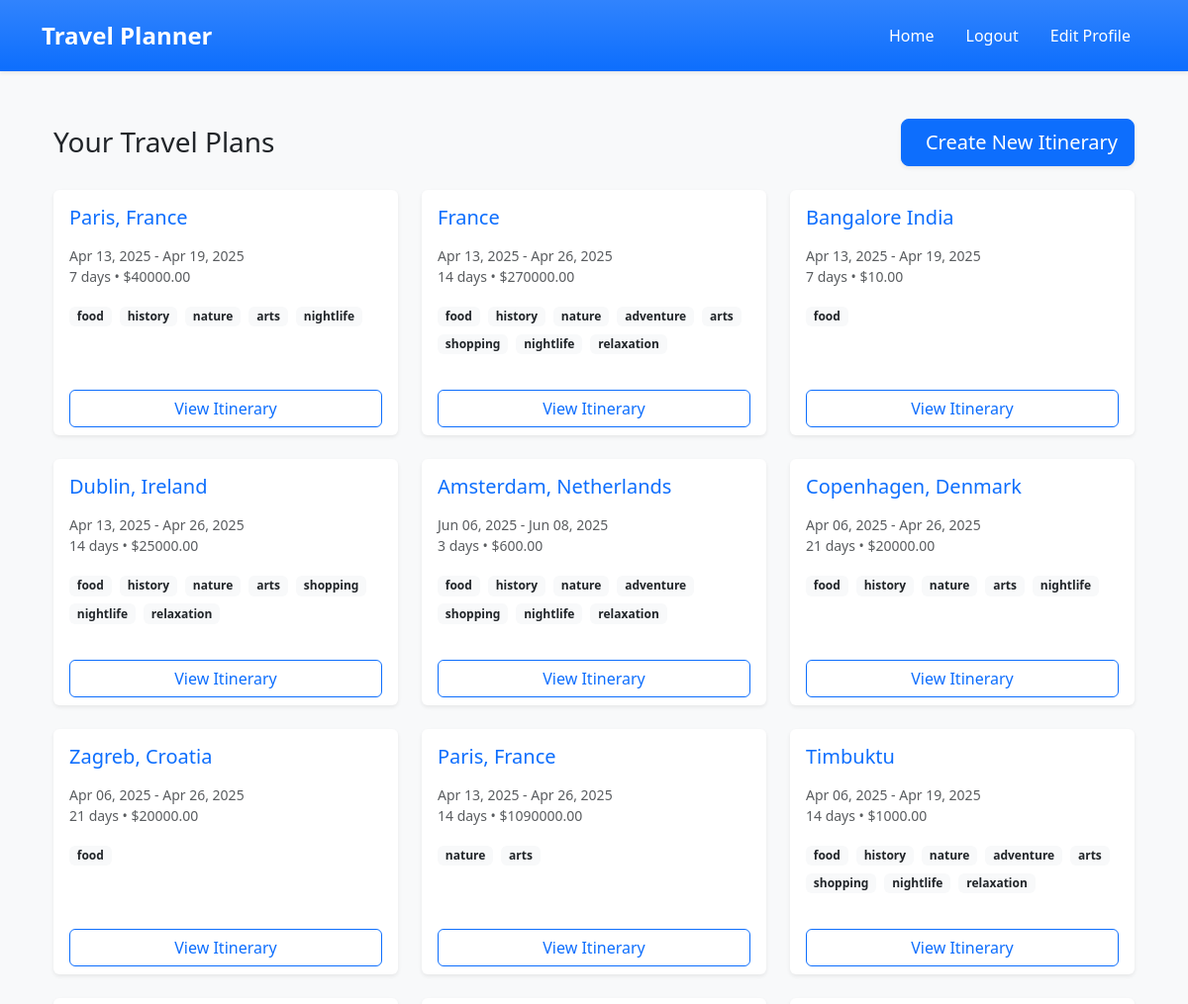
Before: /home/ (signed in, upper part) with the older database file.
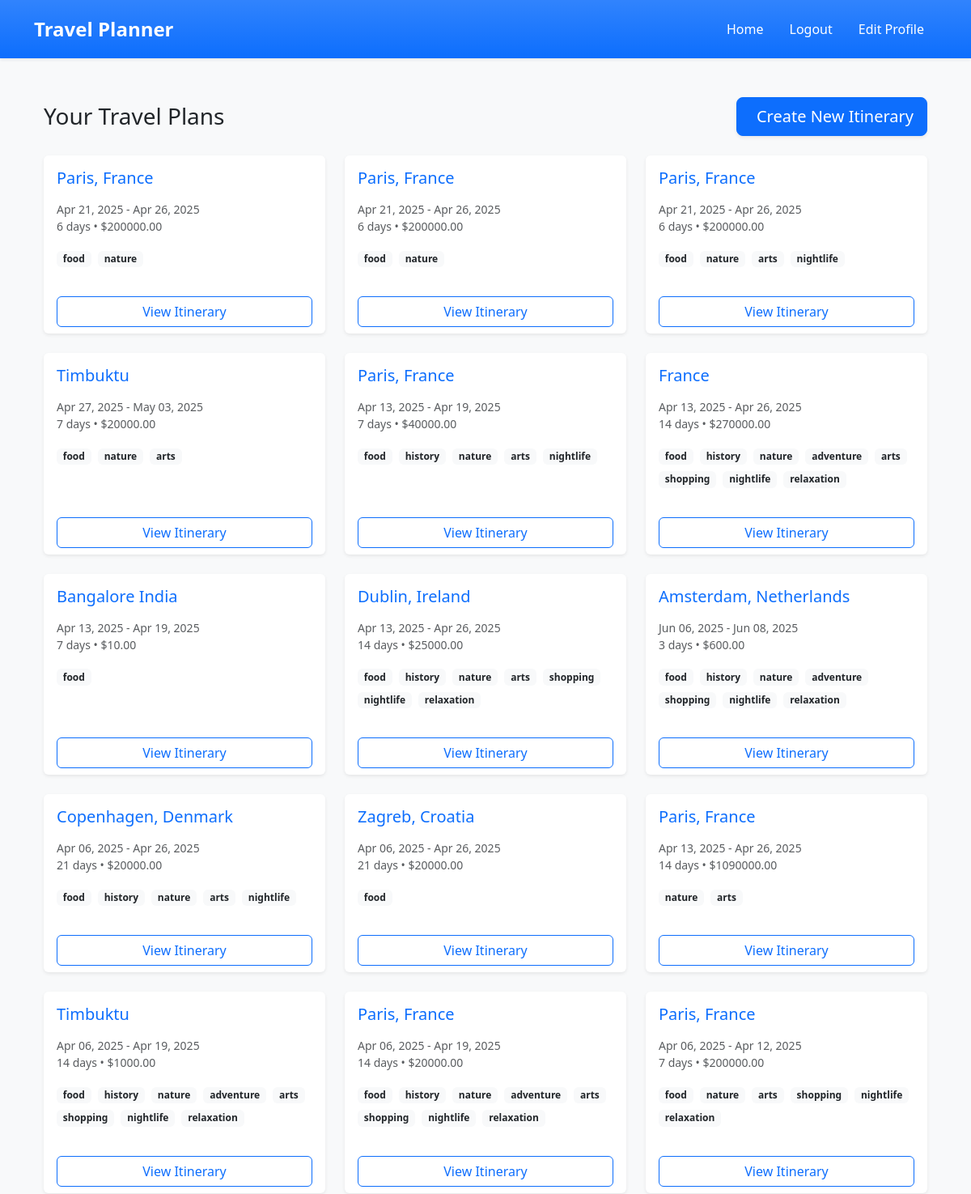
After: the same page with the newer database file.
### users/models.py (models this page shows, shortened)
class Itinerary(models.Model):
    INTEREST_CHOICES = [
        ('food', 'Food & Dining'),
        ('history', 'History & Culture'),
        ('nature', 'Nature & Outdoors'),
        ('adventure', 'Adventure & Sports'),
        ('arts', 'Arts & Museums'),
        ('shopping', 'Shopping & Markets'),
        ('nightlife', 'Nightlife & Entertainment'),
        ('relaxation', 'Relaxation & Wellness'),
    ]
    user = models.ForeignKey(User, on_delete=models.CASCADE)
    destination = models.CharField(max_length=200)
    start_date = models.DateField()
    end_date = models.DateField()
    budget = models.DecimalField(max_digits=10, decimal_places=2, validators=[MinValueValidator(0)])
    interests = models.JSONField(default=list)  # Store multiple interests as a list
    number_of_people = models.PositiveIntegerField(default=1)
    preferred_pace = models.CharField(max_length=20, choices=[
        ('relaxed', 'Relaxed'),
        ('moderate', 'Moderate'),
        ('busy', 'Busy'),
    ], default='moderate')
    generated_plan = models.TextField(blank=True)  # Store the Gemini-generated itinerary
    created_at = models.DateTimeField(auto_now_add=True)
    updated_at = models.DateTimeField(auto_now=True)
    class Meta:
        ordering = ['-created_at']
        verbose_name_plural = 'Itineraries'
    @property
    def duration_days(self):
        return (self.end_date - self.start_date).days + 1

### users/views.py (the view)
# urls.py: 2. Add a URL to urlpatterns:  path('', views.home, name='home')
@login_required
def home(request):
    itineraries = Itinerary.objects.filter(
        user=request.user).order_by('-created_at')
    return render(request, 'users/home.html', {'itineraries': itineraries})

### templates/users/home.html (shortened to what this page needs)
{% extends 'base.html' %}
{% block content %}
<div class="container py-4">
    <div class="d-flex justify-content-between align-items-center mb-4">
        <h2 class="h3 mb-0">Your Travel Plans</h2>
        <a href="{% url 'create_itinerary' %}" class="btn btn-primary btn-lg shadow-sm hover-lift transition">
            Create New Itinerary
        </a>
    </div>
    {% if itineraries %}
        <div class="row g-4">
            {% for itinerary in itineraries %}
                <div class="col-md-6 col-lg-4">
                    <div class="card h-100 border-0 shadow-sm hover-lift transition">
                        <div class="card-body">
                            <h3 class="h5 card-title text-primary mb-3">{{ itinerary.destination }}</h3>
                            <div class="mb-3">
                                <small class="text-muted d-block">{{ itinerary.start_date|date:"M d, Y" }} - {{ itinerary.end_date|date:"M d, Y" }}</small>
                                <small class="text-muted d-block">{{ itinerary.duration_days }} days • ${{ itinerary.budget }}</small>
                            </div>
                            <div class="mb-3">
                                {% for interest in itinerary.interests %}
                                    <span class="badge bg-light text-dark me-1 mb-1">{{ interest }}</span>
                                {% endfor %}
                            </div>
                        </div>
                        <div class="card-footer bg-transparent border-0 pt-0">
                            <a href="{% url 'view_itinerary' pk=itinerary.pk %}" class="btn btn-outline-primary w-100">
                                View Itinerary
                            </a>
                        </div>
                    </div>
                </div>
            {% endfor %}
        </div>
    {% endif %}
</div>
{% endblock %}

Changed rows visible on the page:
added Itinerary: destination "Paris, France", start_date "Apr 21, 2025", end_date "Apr 26, 2025", duration_days "6", budget "200000.00", interests "food" "nature"
added Itinerary: destination "Paris, France", start_date "Apr 21, 2025", end_date "Apr 26, 2025", duration_days "6", budget "200000.00", interests "food" "nature"
added Itinerary: destination "Paris, France", start_date "Apr 21, 2025", end_date "Apr 26, 2025", duration_days "6", budget "200000.00", interests "food" "nature" "arts" "nightlife"
added Itinerary: destination "Timbuktu", start_date "Apr 27, 2025", end_date "May 03, 2025", duration_days "7", budget "20000.00", interests "food" "nature" "arts"
now on this page (row unchanged): Itinerary: destination "Paris, France", start_date "Apr 06, 2025", end_date "Apr 19, 2025", duration_days "14", budget "20000.00", interests "food" "history" "nature" "adventure" "arts" "shopping" "nightlife" "relaxation"
now on this page (row unchanged): Itinerary: destination "Paris, France", start_date "Apr 06, 2025", end_date "Apr 12, 2025", duration_days "7", budget "200000.00", interests "food" "nature" "arts" "shopping" "nightlife" "relaxation"
